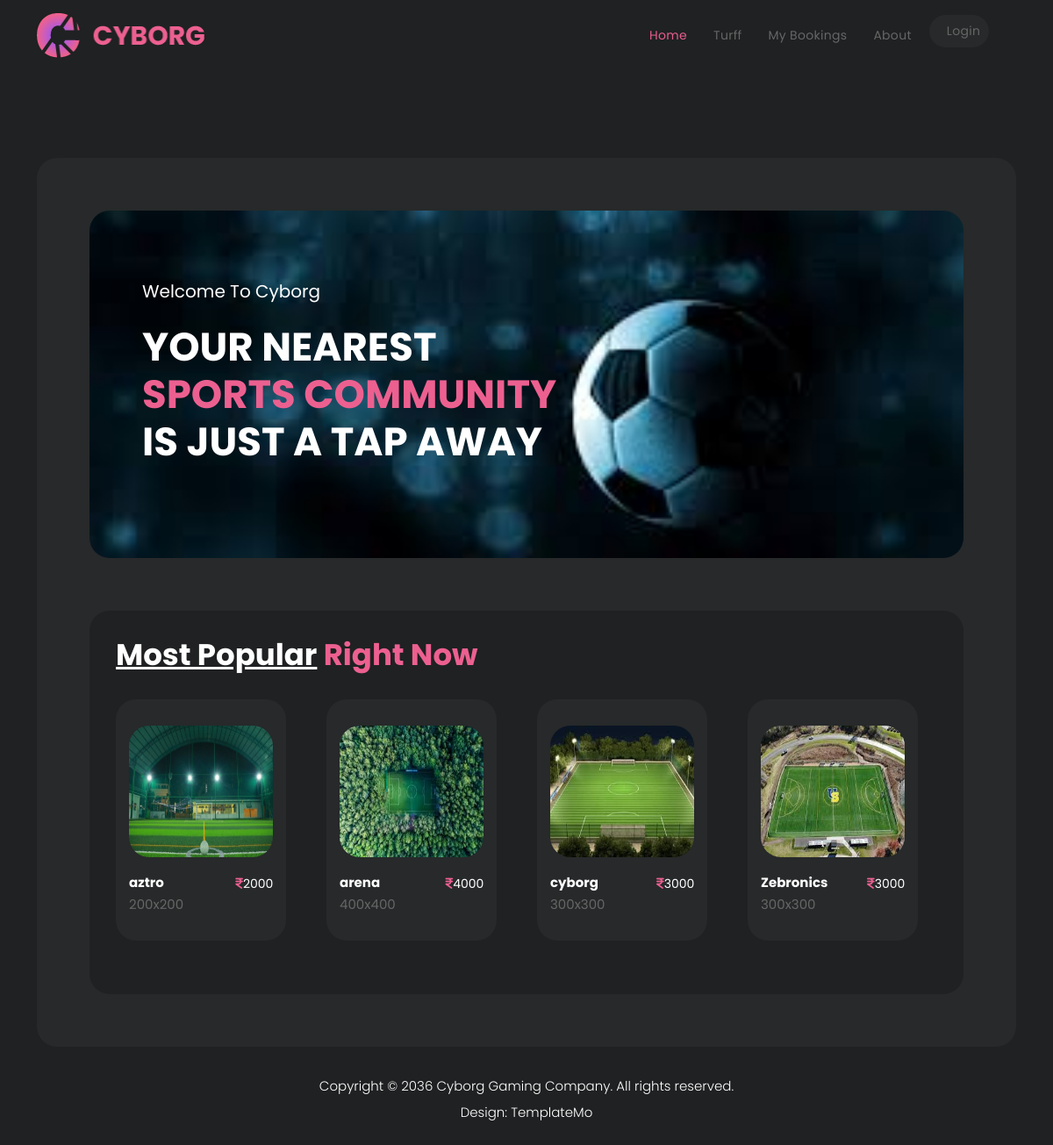
The page / on the database its author committed.
### accounts/models.py (models this page shows, shortened)
class Turffdetails(models.Model):
    turff_name=models.CharField(max_length=30)
    turff_address=models.TextField()
    turff_img=models.ImageField(null=True,blank=True)
    contact=models.CharField(max_length=12)
    court_fee=models.CharField(max_length=100)
    court_size=models.CharField(max_length=50)
    t_email=models.EmailField(max_length=50)
    turff_owner=models.ForeignKey(
        to=User,
        on_delete=models.CASCADE
    )

### accounts/views.py (the view)
# urls.py: path('',run,name='run'),
def run(req):
    context={}
    context['data']=Turffdetails.objects.all()
    return render(req,'base.html',context=context)

### accounts/templates/base.html (shortened to what this page needs)
{% load static %}
<!DOCTYPE html>
<html lang="en">
  <head>
    <link href="{% static 'bootstrap/css/bootstrap.min.css' %}" rel="stylesheet">
    <link rel="stylesheet" href="{% static 'css/fontawesome.css' %}">
    <link rel="stylesheet" href="{% static 'css/templatemo-cyborg-gaming.css' %}">
    <link rel="stylesheet" href="{% static 'css/owl.css' %}">
    <link rel="stylesheet" href="{% static 'css/animate.css' %}">
    <link rel="stylesheet"href="https://unpkg.com/swiper@7/swiper-bundle.min.css"/>
  </head>
<body>
  <header class="header-area header-sticky" style="top:0; position: sticky;">
    <div class="container">
        <div class="row">
            <div class="col-12">
               {% include 'nav.html' %}
            </div>
        </div>
    </div>
  </header>
  <div class="container">
    <div class="row">
      <div class="col-lg-12">
        <div class="page-content">
          <div class="main-banner">
            <div class="row">
              <div class="col-lg-7">
                <div class="header-text">
                  <h6>Welcome To Cyborg</h6>
                  <h4>YOUR
                    NEAREST
                    <em>SPORTS COMMUNITY</em>
                    IS JUST A TAP AWAY</h4>
                </div>
              </div>
            </div>
          </div>
          <div class="most-popular" id="det">
            <div class="row">
              <div class="col-lg-12">
                <div class="heading-section">
                  <h4><em>Most Popular</em> Right Now</h4>
                </div>
                <div class="row">
                  {% for d in data %}
                  <div class="col-lg-3 col-sm-6">
                    <div class="item">
                      <a href="{% url 'turff_in_detail' id=d.id %}">
                        <img src="/media/{{ d.turff_img }}" width="80%" height="150px" alt="{{ d.turff_img }}">
                    </a>
                      <h4>{{ d.turff_name }}<br><span>{{ d.court_size }}</span></h4>
                      <ul>
                        <li><i class="fa-solid fa-indian-rupee-sign"></i>{{ d.court_fee }}</li>
                      </ul>
                    </div>
                  </div>
                  {% endfor %}
                </div>
              </div>
            </div>
          </div>
        </div>
      </div>
    </div>
  </div>
  <footer>
    <div class="container">
      <div class="row">
        <div class="col-lg-12">
          <p>Copyright © 2036 <a href="#">Cyborg Gaming</a> Company. All rights reserved.
          <br>Design: <a href="https://templatemo.com" target="_blank" title="free CSS templates">TemplateMo</a></p>
        </div>
      </div>
    </div>
  </footer>
  </body>
</html>

### accounts/templates/nav.html (shortened to what this page needs)
{% load static %}
<nav class="main-nav navbar-collapse">
    <a href="index.html" class="logo">
        <img src="{% static 'images/logo.png' %}" alt="">
    </a>
    <ul class="nav">
        <li><a href="{% url 'run' %}" class="active">Home</a></li>
        {% if user.is_staff %}
        <li><a href="{% url 'owner_turff_list' %}" >Turff</a></li>
        <li><a href="{% url 'turffdetails' %}">+TURFF</a></li>
        <li><a href="{% url 'ownerbook' %}">Owner Bookings</a></li>
        {% else %}
        <li><a href="{% url 'turff_list' %}" >Turff</a></li>
        <li><a href="{% url 'mybook' %}">My Bookings</a></li>
        {% endif %}
        <li><a href="{% url 'about' %}">About</a></li>
        {% if user.is_authenticated %}
        <li><a href=" {% url 'logout' %}">Logout</a></li>
        {% else %}
        <li><a href=" {% url 'login' %}">Login</a></li>
        {% endif %}
    </ul>
</nav>

### accounts/templates/base.html (style rules this page uses)
.item { height: 90%;width: 90%; }

### rows shown on the page
Turffdetails: turff_img (picture), turff_name "aztro", court_size "200x200", court_fee "2000"
Turffdetails: turff_img (picture), turff_name "arena", court_size "400x400", court_fee "4000"
Turffdetails: turff_img (picture), turff_name "cyborg", court_size "300x300", court_fee "3000"
Turffdetails: turff_img (picture), turff_name "Zebronics", court_size "300x300", court_fee "3000"
